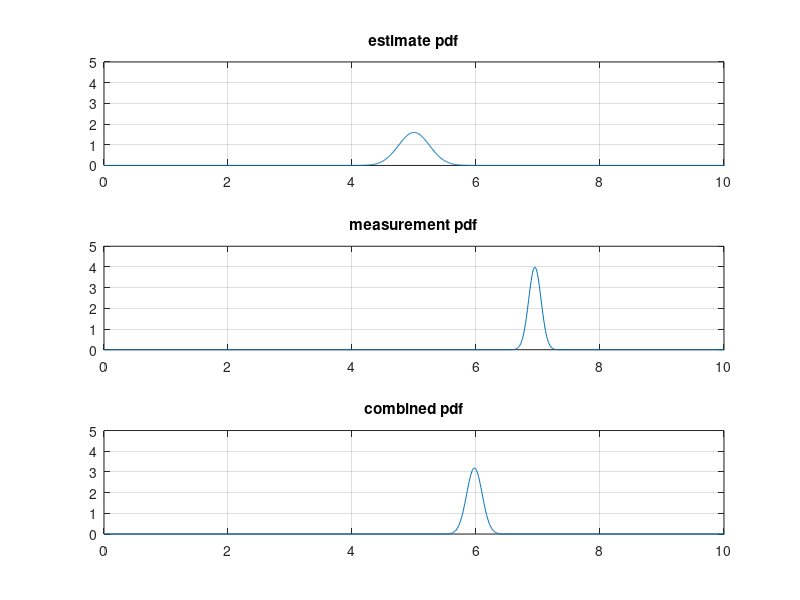

MATLAB code to generate this figure:

%%
x = 7;

A = 1.1;

xest = 5;

P = 0.25;
Q = 0.10;
R = 0.25;

z = x + randn*Q;

u = 0:0.01:20;

%% est
subplot(3,1,1);
v = pdf('norm', u, xest, P);
plot(u,v); grid on; axis([0 10 0 5]);
title('estimate pdf');

%% meas
subplot(3,1,2);
v = pdf('norm', u, z, Q);
plot(u,v); grid on; axis([0 10 0 5]);
title('measurement pdf');

%% combined pdf
subplot(3,1,3);
K = P / (P + R);
uf = xest + K * (z - xest);
sf = P - K * P;
v = pdf('norm', u, uf, sf);
plot(u,v); grid on; axis([0 10 0 5]);
title('combined pdf');
